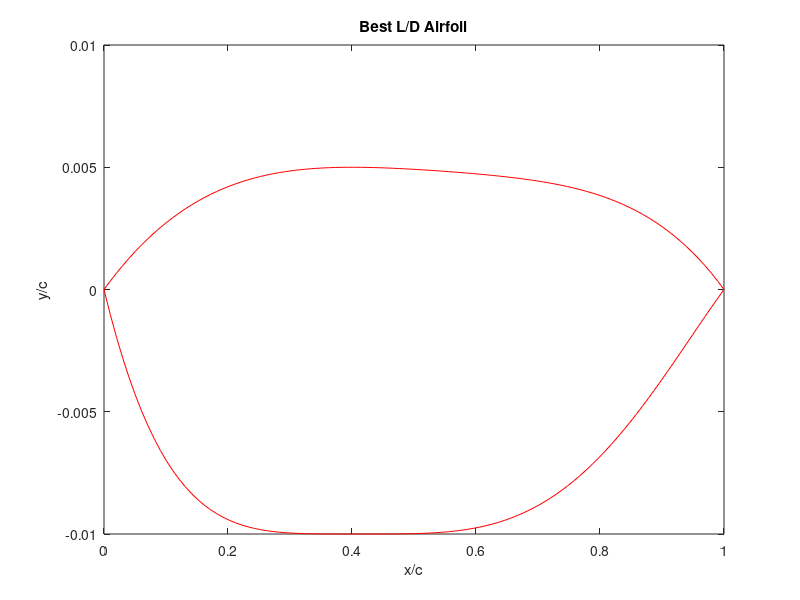
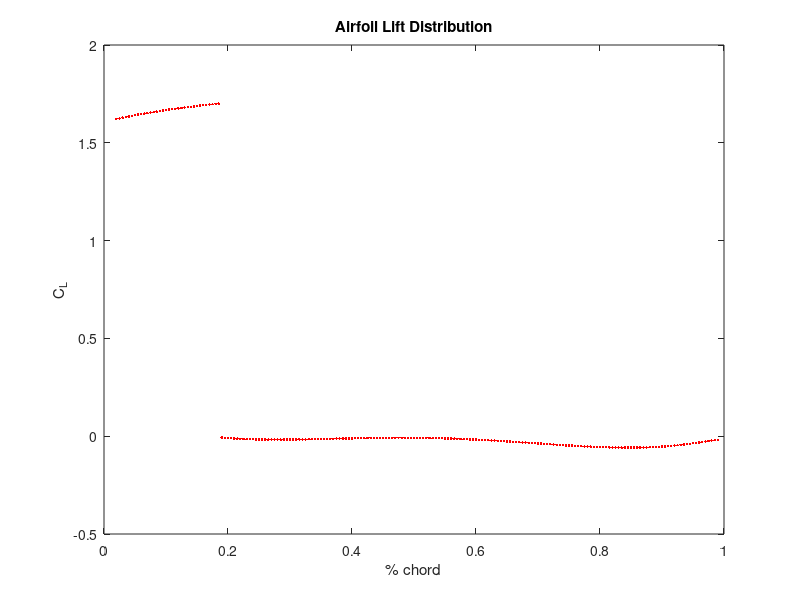

Recreate these plots in MATLAB, in order.
% =============================================================================
% AIRFOIL GEOMETRY + AERODYNAMIC ANALYSIS  (LABELED VERSION)
% =============================================================================
% Purpose:
%   1) Fit polynomial airfoil surfaces from LE radius, crest location, and TE slopes.
%   2) Compute section pressures, lift, and drag (subsonic thin-airfoil +
%      Prandtl-Glauert, or supersonic shock-expansion).
%   3) Sweep crest geometry to maximize L/D.
%   4) Check turbulent separation with Stratford's criterion (s_A vs s_B).
%
% Notes:
%   - Subsonic branch: M < 1.  Supersonic branch: M >= 1.
% =============================================================================

clc
clear
close all

%% ======================== 1. MISSION / FLOW INPUTS ========================
C_L=.1321;                      % 3-D lift coefficient target
sweep=.9599;        % wing sweep [deg then rad]; last value used
e=.8534;                      % Oswald efficiency
AR=1.83;                   % aspect ratio
C_d_0=.0126;                        % profile / parasite Cd
Cd_p_fus=.002;                      % fuselage parasite Cd
i_max=200;                          % chordwise stations for force integration (make sure this ends in a zero)
xx_max=200;                         % stations for thin-airfoil integrals
y=1.4;                              % gamma (ratio of specific heats)
M=2;                  % Freestream Mach; first value used
a_inf=343;                          % Freestream air speed of sound
mu=1.789E-5;                        % Freestream air dynamic viscosity
rho=.3;              % Freestream air density 
T_inf=300;                          % Freestream air temperature
p_inf=.2*101300;                    % Freestream air pressure
Cp=1005;                            % Specific heat of air
c_root=27.66;                       % Root chord length
R=287.05;                           % Gas constant for air
D_f=3.1;                            % Fuselage diameter
b=25.52;                            % Wingspan
%% ======================== 2. AIRFOIL GEOMETRY CONTROLS ========================
%note: the inputs below represent dimensions relative to the chord length (x/c)
r_le = 0.04;                        % Wing leading-edge radius / chord
theta_le_u = 2*pi/180;3*pi/180;     % Upper surface leading edge angle
theta_te_u = -2*pi/180;-2*pi/180;   % Upper surface trailing edge angle
theta_le_l = -6*pi/180;-3*pi/180;   % Lower surface leading edge angle
theta_te_l = 2*pi/180;2*pi/180;     % Lower surface trailing edge angle

x_crest_u_min=0.25;                 %Lower bound best L/D max airfoil thickness x location (upper surface)
x_crest_u_max=0.4;                  %Upper bound best L/D max airfoil thickness x location (upper surface)
y_crest_u_min=0.005;                %Lower bound best L/D max airfoil thickness y location (upper surface) 
y_crest_u_max=.02;                  %Upper bound best L/D max airfoil thickness y location (upper surface)
x_crest_l_min=0.35;                 %Lower bound best L/D max airfoil thickness x location (lower surface)
x_crest_l_max=0.4;                  %Upper bound best L/D max airfoil thickness x location (lower surface)
y_crest_l_min=-0.01;               %Lower bound best L/D max airfoil thickness y location (lower surface)
y_crest_l_max=-.02;                 %Upper bound best L/D max airfoil thickness y location (lower surface)

%% ============================= For loop iteration parameters ======================== %%
N=20;                               % upper and lower surface iteration number for Prandtl-Meyer / shock relations
xxxx_max=15;                        % upper section iteration number for Prandtl-Meyer / shock relations
xxxxx_max=20;                       % lower section iteration number for Prandtl-Meyer / shock relations
xxxxxxx_max=15;                     % lower section iteration number for Prandtl-Meyer / shock relations
pp_max=2;                           % iteration number controlling x_crest_l
nn_max=2;                           % iteration number controlling y_crest_l
p_max=2;                            % iteration number controlling x_crest_u
n_max=2;                            % iteration number controlling y_crest_u


v_inf=1;                            % nondimensional freestream speed
dx=1/i_max;

CL_ww=[0 0.1 0.3 0.4 0.5 0.6 0.8]; %Raymer's method for induced drag
S_ww=[.91 .91 .925 .9275 .935 .935 .915]; %Raymer's method for induced drag

%% ======================== 3. CREST-GEOMETRY SEARCH LOOPS ========================
% Nested brute-force sweep of lower/upper crest (x,y) to maximize L/D.
% Loop order:  pp = x_crest_l , nn = y_crest_l , p = x_crest_u , n = y_crest_u
for pp=2:pp_max+2
x_crest_l=(x_crest_l_max-x_crest_l_min)*(pp-2)/pp_max+x_crest_l_min;    
% x_crest_l = .25;
for nn=2:nn_max+2
% y_crest_u = .005;
y_crest_l=(y_crest_l_max-y_crest_l_min)*(nn-2)/nn_max+y_crest_l_min;
% y_crest_l=-.02;
for p=2:p_max+2
x_crest_u=(x_crest_u_max-x_crest_u_min)*(p-2)/p_max+x_crest_u_min;
% x_crest_u=.4;
for n=2:n_max+2
y_crest_u=(y_crest_u_max-y_crest_u_min)*(n-2)/n_max+y_crest_u_min;
% y_crest_u=.005;


%% ======================== 4. FIT POLYNOMIAL AIRFOIL SURFACES ========================
% Subsonic (M<1):  y = a1*x^(1/2) + a2*x + a3*x^2 + a4*x^3 + a5*x^4
%   a1 = +/-sqrt(2*r_le) enforces leading-edge radius.
%   Remaining coeffs match crest height, crest slope=0, TE height=0, TE slope.
% Supersonic (M>=1):  ordinary polynomial y = a1*x + ... + a5*x^5
%   (no square-root LE term; LE and TE slopes imposed directly).
if M<1

a1_u = sqrt(2*r_le);                % upper-surface LE radius term

% Matrix for unknowns [a2_u a3_u a4_u a5_u a6_u]'
M_u = [x_crest_u^(1), x_crest_u^(2), x_crest_u^(3), x_crest_u^(4);

    1, (2)*x_crest_u^(1), (3)*x_crest_u^(2), (4)*x_crest_u^(3);

    1, 1, 1, 1;
    
    1, 2, 3, 4];

MM_u = [y_crest_u - a1_u*sqrt(x_crest_u); -(1/2)*a1_u*x_crest_u^(-1/2); -a1_u; tan(theta_te_u) - (1/2)*a1_u];

% Solve
A_u = M_u \ MM_u;

a2_u = A_u(1);
a3_u = A_u(2);
a4_u = A_u(3);
a5_u = A_u(4);

% LOWER SURFACE

a1_l = -sqrt(2*r_le);

% Matrix for unknowns [a2_l a3_l a4_l a5_l]'
M_l = [x_crest_l^(1), x_crest_l^(2), x_crest_l^(3), x_crest_l^(4);

1, (2)*x_crest_l^(1), (3)*x_crest_l^(2), (4)*x_crest_l^(3);

1, 1, 1, 1;
    
1, 2, 3, 4];

MM_l = [y_crest_l - a1_l*sqrt(x_crest_l); -(1/2)*a1_l*x_crest_l^(-1/2); -a1_l; tan(theta_te_l) - (1/2)*a1_l];

% Solve
A_l = M_l \ MM_l;

a2_l = A_l(1);
a3_l = A_l(2);
a4_l = A_l(3);
a5_l = A_l(4);

else

% Matrix for unknowns [a2_u a3_u a4_u a5_u a6_u]'
M_u = [x_crest_u^(1), x_crest_u^(2), x_crest_u^(3), x_crest_u^(4), x_crest_u^(5);

1, (2)*x_crest_u^(1), (3)*x_crest_u^(2),(4)*x_crest_u^(3), (5)*x_crest_u^(4);

    1, 1, 1, 1, 1;
    
    1, 2, 3, 4, 5;
    
    1,0,0,0,0];

MM_u = [y_crest_u; 0; 0; tan(theta_te_u); tan(theta_le_u)];

% Solve
A_u = M_u \ MM_u;

a1_u = A_u(1);
a2_u = A_u(2);
a3_u = A_u(3);
a4_u = A_u(4);
a5_u = A_u(5);
% LOWER SURFACE

% Matrix for unknowns [a2_l a3_l a4_l a5_l]'
M_l = [ x_crest_l^(1), x_crest_l^(2), x_crest_l^(3), x_crest_l^(4), x_crest_l^(5);

    1, (2)*x_crest_l^(1), (3)*x_crest_l^(2), (4)*x_crest_l^(3), (5)*x_crest_l^(4);

    1, 1, 1, 1, 1;
    
    1, 2, 3, 4, 5;
    
    1, 0, 0, 0, 0];

MM_l = [ y_crest_l; 0; 0; tan(theta_te_l); tan(theta_le_l)];

% Solve
A_l = M_l \ MM_l;

a1_l = A_l(1);
a2_l = A_l(2);
a3_l = A_l(3);
a4_l = A_l(4);
a5_l = A_l(5);

end
    
%% ======================== 5. CHORDWISE INTEGRATION SETUP ========================
D_u=0;                              % running upper-surface "drag" integral (axial)
D_l=0;
L_u=0;                              % running upper-surface "lift" integral (normal)
L_l=0;
r(1)=0;
dx_i=1/i_max;
ppp=0;
v_n(1)=0;
p_u(1)=p_inf*(1+((y-1)/2)*M^2)^(y/(y-1));
p_u_B(1)=p_inf*(1+((y-1)/2)*M^2)^(y/(y-1));
% p_u_B(1)=p_inf;
Cpp(1)=1;
for i=2:(i_max-.01*i_max)
x_i(i)=1/i_max*(i-1)+.01;
% aoa=(aoa_high-aoa_low)/i_max*(i-2)+aoa_low;

%% ----- 5a. SUBSONIC BRANCH: thin-airfoil theory + Cp -----
if M<1
dx_xx=1/xx_max;
sum_u(1)=0;
sum_l(1)=0;
theta(1)=0;
sum2=0;
sum3=0;
sum4=0;
u(1)=0;
l(1)=0;
sum5(1)=0;
x(1)=0;
for xx=2:xx_max
x(xx)=1/xx_max*(xx-1);
u(xx)=a1_u*x(xx)^(1/2)+a2_u*x(xx)^(1)+a3_u*x(xx)^(2)+a4_u*x(xx)^(3)+a5_u*x(xx)^(4);
s_u(xx)=0.5*a1_u*x(xx).^(-1/2) + 1*a2_u*x(xx).^(0) + 2*a3_u*x(xx).^(1) + 3*a4_u*x(xx).^(2) + 4*a5_u*x(xx).^(3);
l(xx)=a1_l*x(xx).^(1/2)+a2_l*x(xx).^(1)+a3_l*x(xx).^(2)+a4_l*x(xx).^(3)+a5_l*x(xx).^(4);
s_l(xx)=0.5*a1_l*x(xx).^(-1/2)+1*a2_l*x(xx)^(0)+2*a3_l*x(xx)^(1)+3*a4_l*x(xx)^(2)+4*a5_l*x(xx)^(3);
s_camber(xx)=((u(xx)+l(xx))/2-(u(xx-1)+l(xx-1))/2)/dx_xx;
s_camber(xx) = 0.5*(s_u(xx) + s_l(xx));

theta(xx)=acos(1-2*x(xx));
d_theta=(theta(xx)-theta(xx-1));

dy2=s_camber(xx)*d_theta;
sum2=dy2+sum2;
dy3=s_camber(xx)*cos(theta(xx))*d_theta;
sum3=dy3+sum3;
dy4=s_camber(xx)*cos(2*theta(xx))*d_theta;
sum4=dy4+sum4;

% Thin-airfoil Fourier coefficients from camber-line slope
A1=2/pi*sum3;
A2=2/pi*sum4;
aoa_L0=1/pi*sum2-A1/2;              % zero-lift angle
L_s_2d = 4/(1-M^2)^0.5;             % 2-D lift slope with Prandtl-Glauert
L_s_3d=L_s_2d/(1+L_s_2d/(pi*AR*e)); % 3-D lift slope
aoa=C_L/L_s_3d+aoa_L0;              % geometric AoA needed for target CL
A0=aoa-1/pi*sum2;
A0=C_L/L_s_3d-A1/2;                 % A0 overwritten to match target CL

if xx<xx_max
x_q(xx)=x(xx);
s_u_q(xx)=0.5*a1_u*x_q(xx).^(-1/2) + 1*a2_u*x_q(xx).^(0) + 2*a3_u*x_q(xx).^(1) + 3*a4_u*x_q(xx).^(2) + 4*a5_u*x_q(xx).^(3);
s_l_q(xx)=0.5*a1_l*x_q(xx).^(-1/2)+1*a2_l*x_q(xx)^(0)+2*a3_l*x_q(xx)^(1)+3*a4_l*x_q(xx)^(2)+4*a5_l*x_q(xx)^(3);
s_camber_q(xx) = 0.5*(s_u_q(xx) + s_l_q(xx));

s_t_u(xx)=(s_u_q(xx)-s_camber_q(xx));
q_u(xx)=v_inf*s_t_u(xx);

if x_i(i)==x_q(xx)
dsum5(xx)=0;
else
dsum5(xx)=(q_u(xx)/(x_i(i)-x_q(xx)))*dx_xx;
end

sum5(xx)=dsum5(xx)+sum5(xx-1);
end

end

uu(i)=a1_u*x_i(i)^(1/2)+a2_u*x_i(i)^(1)+a3_u*x_i(i)^(2)+a4_u*x_i(i)^(3)+a5_u*x_i(i)^(4);
ll(i)=a1_l*x_i(i).^(1/2)+a2_l*x_i(i).^(1)+a3_l*x_i(i).^(2)+a4_l*x_i(i).^(3)+a5_l*x_i(i).^(4);
s_u(i)=0.5*a1_u*x_i(i).^(-1/2) + 1*a2_u*x_i(i).^(0) + 2*a3_u*x_i(i).^(1) + 3*a4_u*x_i(i).^(2) + 4*a5_u*x_i(i).^(3);
s_l(i)=0.5*a1_l*x_i(i).^(-1/2)+1*a2_l*x_i(i)^(0)+2*a3_l*x_i(i)^(1)+3*a4_l*x_i(i)^(2)+4*a5_l*x_i(i)^(3);
s_camber_i(i) = 0.5*(s_u(i) + s_l(i));

theta_B(i)=acos(1-2*x_i(i));
% Vortex-sheet strength (thin-airfoil theory)
gamma = 2*v_inf*( A0*(1+cos(theta_B(i)))/sin(theta_B(i)) + A1*sin(theta_B(i)) + A2*sin(2*theta_B(i)) );
v_u(i)=v_inf+gamma/2;               % upper-surface edge speed

gamma_air = y;                      % 1.4
V_ratio_u = v_u(i) / v_inf;
T_ratio_u = 1 + 0.5*(gamma_air-1)*M^2*(1 - V_ratio_u^2);

% Vacuum / max-speed limiter (T cannot go negative)
if T_ratio_u < 1e-8
    T_ratio_u = 1e-8;
end

p_ratio_u = T_ratio_u^(gamma_air/(gamma_air-1));
Cp_u(i) = (2/(gamma_air*M^2)) * (p_ratio_u - 1);
Re_x=rho*M*a_inf*x_i(i)*c_root/mu;
slope(i)=s_u(i)-aoa;
Cp_u_min_0=1-(1+aoa/(2*r_le)^.5)^2;
Cp_u_min_0=1-(4*aoa^2/(r_le+aoa^2));
Cp_u_min=Cp_u_min_0/(1-M^2)^.5;

T_0 = T_inf*(1+(y-1)/2*M^2);
V_max_B = sqrt(2*Cp*T_0);
Cp_u_min_limit = 1-(V_max_B/(M*a_inf))^2;

aff=4*r_le;

if Cp_u_min>Cp_u(i) && Cp_u_min<0 && x_i(i)<.04
Cp_u(i)=Cp_u_min;
end

Cd_u_B=1;.03667;
theta_C=atan(s_u(i))-aoa;
Cp_u_3(i)=2*(sin(theta_C))*abs(sin(theta_C));
Cp_u_3(i)=2*(sin(theta_C))/(1-M^2)^.5;
p0 = p_inf*(1+(y-1)/2*M^2)^(y/(y-1));
Cp_u_3(i)=(p0-p_inf)*sin(theta_C)/(.5*y*p_inf*M^2);
p_u_C(i)=(Cp_u_3(i)+p_inf/(.5*rho*(M*a_inf)^2))*(.5*rho*(M*a_inf)^2);

dD_u(i)=(Cp_u(i))*s_u(i)*dx;
dL_u(i)=-(Cp_u(i))*dx;
D_u=dD_u(i)+D_u;
L_u=dL_u(i)+L_u;
r(i)=(L_u)/(D_u);

v_l(i)=v_inf-gamma/2;

theta_D=atan(-s_l(i))+aoa;
p0 = p_inf*(1+(y-1)/2*M^2)^(y/(y-1));
Cp_l_3(i)=(p0-p_inf)*sin(theta_D)/(.5*y*p_inf*M^2);
p_u_D(i)=(Cp_l_3(i)+p_inf/(.5*rho*(M*a_inf)^2))*(.5*rho*(M*a_inf)^2);

V_ratio_l = v_l(i) / v_inf;
T_ratio_l = 1 + 0.5*(gamma_air-1)*M^2*(1 - V_ratio_l^2);
if T_ratio_l < 1e-8
    T_ratio_l = 1e-8;
end
p_ratio_l = T_ratio_l^(gamma_air/(gamma_air-1));
Cp_l(i) = (2/(gamma_air*M^2)) * (p_ratio_l - 1);
dD_l(i)=-Cp_l(i)*s_l(i)*dx;
dL_l(i)=Cp_l(i)*dx;
D_l=dD_l(i)+D_l;
L_l=dL_l(i)+L_l;
r_l(i)=(L_l)/(D_l);

D_u_true(i)=(L_u)*sin(aoa)+(D_u)*cos(aoa);
L_u_true(i)=(L_u)*cos(aoa)-(D_u)*sin(aoa);
r_u_true(i)=L_u_true(i)/D_u_true(i);
D_l_true(i)=(L_l)*sin(aoa)+(D_l)*cos(aoa);
L_l_true(i)=(L_l)*cos(aoa)-(D_l)*sin(aoa);
C_l(i)=(L_u_true(i)+L_l_true(i));

if M<1
beta=(1-M^2)^.5;
else
beta=(M^2-1)^.5;
end

if M<1
C_l_alpha=2*pi/beta;
eta_s = C_l_alpha/(2*pi/beta);
F = 1.07*(1 + D_f/b)^2;
C_L_alpha = (2*pi*AR) / (2 + sqrt(4 + (AR^2*beta^2/eta_s^2) * (1 + tan(sweep)^2/beta^2))) * F; %Raymer
else
C_L_alpha=4/beta;
end


K0=1/C_L_alpha;

if M>=1
K100=1/(pi*AR);
else
K100=1/(pi*AR*e);
end

lowerIdxcl = find(C_L >= CL_ww, 1, 'last');
if lowerIdxcl == length(CL_ww)
upperIdxcl = lowerIdxcl;
else
upperIdxcl = lowerIdxcl+1;
end

CL_ww_1=CL_ww(lowerIdxcl);
CL_ww_2=CL_ww(upperIdxcl);
S_ww_1=S_ww(lowerIdxcl);
S_ww_2=S_ww(upperIdxcl);
C_ww=-(S_ww_2-S_ww_1)/(CL_ww_2-CL_ww_1)*CL_ww_1+S_ww_1;
S_ww_t=(S_ww_2-S_ww_1)/(CL_ww_2-CL_ww_1)*C_L+C_ww;

if lowerIdxcl==length(CL_ww)
    S_ww_t=S_ww_2;
elseif upperIdxcl==1
    S_ww_t=S_ww_1;
end

K=S_ww_t*K100+(1-S_ww_t)*K0; %Raymer

c_d_i=K*C_L^2;


Cd_i=C_L^2/(pi*AR*e);
Cd_p=C_d_0;
r_i(i)=(L_u_true(i)+L_l_true(i))/(D_u_true(i)+D_l_true(i)+c_d_i+C_d_0);

p_u(i)=(Cp_u(i)+p_inf/(.5*y*p_inf*(M)^2))*(.5*y*p_inf*(M)^2);
p_min(i)=(Cp_u(i)+Cp_u_3(i)+p_inf/(.5*rho*(M*a_inf)^2))*(.5*rho*(M*a_inf)^2);  
p_u_ii(i)=p_u(i)+(p_u_C(i)-p_inf);
p_u_iii(i)=p_u(i);
% p_min_min(i)=min(p_u_ii(2:end));
p_min_min(i)=min(p_u(2:end));
Cp_min(i)=min(Cp_u+Cp_u_3);

% --- Local Mach number ---
M_local = sqrt((2/(y-1)) * ((1 + ((y-1)/2)*M^2) * ((y*M^2/2)*Cp_u(i) + 1)^(-(y-1)/y) - 1 ) );
% --- Local temperature from isentropic relation ---
T_local = T_inf *(1 + ((y-1)/2)*M^2) / (1 + ((y-1)/2)*M_local^2);
% --- Local speed of sound ---
a_local = sqrt(y*R*T_local);
% --- Local velocity ---
V_local(i) = M_local*a_local;
% --- freestream speed of sound ---
a = sqrt(y*R*T_inf);
% --- Freestream velocity ---
V_inf = M*a;

if p_u_iii(i)==p_min_min(i)
iii=i;
sum6(iii-1)=0;
end

if i<=iii
dsum6(i)=(V_local(i)/V_local(iii))^3*c_root*dx;
sum6(i)=dsum6(i)+sum6(i-1);
else
x_p(i)=sum6(iii)+(x_i(i)-x_i(iii))*c_root;
Re_p=V_local(iii)*x_p(i)/mu;
Cpp(i)=1-(V_local(i)/V_local(iii))^2;
dCpp(i)=Cpp(i)-Cpp(i-1);
if dCpp(i)<0
   dCpp(i)=0;
end
s_A(i)=Cpp(i)*(x_p(i)*dCpp(i)/(c_root*dx))^.5;
s_B(i)=.39*(Re_p/10^6)^.1;
end

else
    
    
%% ----- 5b. SUPERSONIC BRANCH: shock-expansion marching -----
L_s_2d=4/(M^2-1)^.5;                % Ackeret 2-D lift slope
L_s_3d=L_s_2d;
aoa=C_L/L_s_3d;
M_n=M*cos(sweep);   

uu(i)=a1_u*x_i(i)^(1)+a2_u*x_i(i)^(2)+a3_u*x_i(i)^(3)+a4_u*x_i(i)^(4)+a5_u*x_i(i)^(5);
ll(i)=a1_l*x_i(i).^(1)+a2_l*x_i(i).^(2)+a3_l*x_i(i).^(3)+a4_l*x_i(i).^(4)+a5_l*x_i(i).^(5);
s_u(i)=a1_u + 2*a2_u*x_i(i).^(1) + 3*a3_u*x_i(i).^(2) + 4*a4_u*x_i(i)^(3) + 5*a5_u*x_i(i).^(4);
s_l(i)=a1_l+2*a2_l*x_i(i)^(1)+3*a3_l*x_i(i)^(2)+4*a4_l*x_i(i)^(3)+5*a5_l*x_i(i)^(4);

Bi=45;
M1=M;
beta_low=asin(1/M);
beta_high=pi/2;                     % shock-angle search bounds

ct=dx_i;
if i==2

if theta_le_u-aoa>0

beta_sh_u=(beta_low+beta_high)/2;
for xxxx=2:xxxx_max

% Oblique-shock theta-beta-M relation (upper LE)
wing_angle_u=atan(2*cot(beta_sh_u)*(M_n^2*(sin(beta_sh_u))^2-1)/(M_n^2*(y+cos(2*beta_sh_u))+2));

if wing_angle_u<(theta_le_u-aoa)
    beta_sh_u=beta_sh_u+(beta_high-beta_low)/2^xxxx;
else
    beta_sh_u=beta_sh_u-(beta_high-beta_low)/2^xxxx;
end

end

Mn1u = M_n*sin(beta_sh_u);
Mn2u = sqrt((1+((y-1)/2)*Mn1u^2) / (y*Mn1u^2-(y-1)/2));
M2u = Mn2u/sin(beta_sh_u-(theta_le_u-aoa));
M2u = Mn2u/cos(pi/2-beta_sh_u-aoa+theta_le_u);
vM2=((atan((((M2u^2)-1)*((y-1)/(y+1)))^0.5)*(((y+1)/(y-1))^0.5))-(atan(((M2u^2)-1)^0.5)));

else
        
theta_A=theta_le_u-aoa; 
vM1=((atan((((M_n^2)-1)*((y-1)/(y+1)))^0.5)*(((y+1)/(y-1))^0.5))-(atan(((M_n^2)-1)^0.5)));
vM2(i)=-theta_A+vM1;
M2u=2*M/2; % M3 initial condition set to a very high value
M2f=2*M; % fixed M3 initial condition reduced in the for loop

for iiiiii = 2:N
    
    vM2i(i)=((atan((((M2u^2)-1)*((y-1)/(y+1)))^0.5)*(((y+1)/(y-1))^0.5))-(atan(((M2u^2)-1)^0.5)));
    
    if vM2i(i)>vM2(i)
        M2u=M2u-(M2f/(2^iiiiii));
    else
        M2u=M2u+(M2f/(2^iiiiii));
    end
   
end

M2u=M2u;

vM2=((atan((((M2u^2)-1)*((y-1)/(y+1)))^0.5)*(((y+1)/(y-1))^0.5))-(atan(((M2u^2)-1)^0.5)));

end
    
T01= T_inf*(1+(y-1)/2*M^2);
p01dp1u=(((y-1)/2)*(M^2)+1)^(y/(y-1));
p02dp2u=(((y-1)/2)*(M2u^2)+1)^(y/(y-1));

if theta_le_u-aoa>0
Mn1u = M_n*sin(beta_sh_u);
p02dp01 = (((y+1)*Mn1u^2)/((y-1)*Mn1u^2+2))^(y/(y-1))*((y+1)/(2*y*Mn1u^2-(y-1)))^(1/(y-1));
else
p02dp01=1;
end

p02 = p02dp01*p01dp1u;
p2u(i)=p02dp01/p02dp2u*p01dp1u;

Cpu1=(p2u(i)-1)/(.5*y*(M1^2));
Cnu1=-Cpu1*ct;
Cau1=Cpu1*s_u(2)*ct;

else

p3u(2)=p2u(2);
M3(2)=M2u;

% top right surface
theta_1=atan(s_u(i-1));
theta_2=atan(s_u(i));
theta_u(i)=theta_2-theta_1;

if theta_u(i)>0   
beta_sh_u_3=(beta_low+beta_high)/2;
for xxxx=2:xxxx_max

% --- Oblique-shock theta-beta-M relation ---
wing_angle_3_u=atan(2*cot(beta_sh_u_3)*(M3(i-1)^2*(sin(beta_sh_u_3))^2-1)/(M3(i-1)^2*(y+cos(2*beta_sh_u_3))+2));

if wing_angle_3_u<theta_u(i)
    beta_sh_u_3=beta_sh_u_3+(beta_high-beta_low)/2^xxxx;
else
    beta_sh_u_3=beta_sh_u_3-(beta_high-beta_low)/2^xxxx;
end

end

Mn2u3 = M3(i-1)*sin(beta_sh_u_3);
Mn3u = sqrt((1+((y-1)/2)*Mn2u3^2) / (y*Mn2u3^2-(y-1)/2));
M3(i) = Mn2u3/cos(pi/2-beta_sh_u_3+theta_u(i));
vM3(i)=((atan((((M3(i)^2)-1)*((y-1)/(y+1)))^0.5)*(((y+1)/(y-1))^0.5))-(atan(((M3(i)^2)-1)^0.5)));
p02dp2u3(i)=(((y-1)/2)*(M3(i-1)^2)+1)^(y/(y-1));
p03dp3u(i)=(((y-1)/2)*(M3(i)^2)+1)^(y/(y-1));
p02dp01 = (((y+1)*Mn2u3^2)/((y-1)*Mn2u3^2+2))^(y/(y-1))*((y+1)/(2*y*Mn2u3^2-(y-1)))^(1/(y-1));
p03(i) = p02dp01*p02dp2u3(i);
% p3u(i)=p03(i)/p03dp3u;
p02dp01u3(i) = (((y+1)*Mn2u3^2)/((y-1)*Mn2u3^2+2))^(y/(y-1))*((y+1)/(2*y*Mn2u3^2-(y-1)))^(1/(y-1));
p3u(i) = p02dp01u3(i)/p03dp3u(i)*p02dp2u3(i)*p3u(i-1);
p03(i)=p03dp3u(i)*p3u(i);
       
else
      
p03(2)=p02;    
vM3(2)=vM2;
vM3(i)=-theta_u(i)+vM3(i-1);
M3i=2*M1/2; % M3 initial condition set to a very high value
M3f=2*M1; % fixed M3 initial condition reduced in the for loop

for iiiiii = 2:N
    
    vM3i(i)=((atan((((M3i^2)-1)*((y-1)/(y+1)))^0.5)*(((y+1)/(y-1))^0.5))-...
        (atan(((M3i^2)-1)^0.5)));
    
    if vM3i(i)>vM3(i)
        M3i=M3i-(M3f/(2^iiiiii));
    else
        M3i=M3i+(M3f/(2^iiiiii));
    end
   
end

M3(i)=M3i;

p01dp1u=(((y-1)/2)*(M1^2)+1)^(y/(y-1));
p03dp3u=(((y-1)/2)*(M3(i)^2)+1)^(y/(y-1));
p03(i)=p03(i-1);
p3u(i)=p03(i)/p03dp3u;

end

Cpu2(i)=(p3u(i)-1)/(.5*y*(M1^2));
Cnu2(i)=-Cpu2(i)*ct;
Cau2(i)=Cpu2(i)*s_u(i)*ct;

end

ct=dx_i;

if i==2

if -theta_le_l+aoa>0    
beta_sh_l=(beta_low+beta_high)/2;
for xxxxx=2:xxxxx_max

% --- Oblique-shock theta-beta-M relation ---
wing_angle_l=atan(2*cot(beta_sh_l)*(M_n^2*(sin(beta_sh_l))^2-1)/(M_n^2*(y+cos(2*beta_sh_l))+2));

if wing_angle_l<(-theta_le_l+aoa)
    beta_sh_l=beta_sh_l+(beta_high-beta_low)/2^xxxxx;
else
    beta_sh_l=beta_sh_l-(beta_high-beta_low)/2^xxxxx;
end

end

Mn1l = M_n*sin(beta_sh_l);
Mn2l = sqrt((1+((y-1)/2)*Mn1l^2) / (y*Mn1l^2-(y-1)/2));
M2l = Mn2l/sin(beta_sh_l-(-theta_le_l+aoa));
M2l = Mn2l/cos(pi/2-beta_sh_l+aoa-theta_le_l);
vM2l=((atan((((M2l^2)-1)*((y-1)/(y+1)))^0.5)*(((y+1)/(y-1))^0.5))-(atan(((M2l^2)-1)^0.5)));

else

theta_Al=-theta_le_l+aoa; 
vM1l=((atan((((M_n^2)-1)*((y-1)/(y+1)))^0.5)*(((y+1)/(y-1))^0.5))-(atan(((M_n^2)-1)^0.5)));
vM2l(i)=-theta_Al+vM1l;      
M2l=2*M/2; % M3 initial condition set to a very high value
M2f=2*M; % fixed M3 initial condition reduced in the for loop

for iiiiii = 2:N   
    vM2il(i)=((atan((((M2l^2)-1)*((y-1)/(y+1)))^0.5)*(((y+1)/(y-1))^0.5))-(atan(((M2l^2)-1)^0.5)));  
    if vM2il(i)>vM2l(i)
        M2l=M2l-(M2f/(2^iiiiii));
    else
        M2l=M2l+(M2f/(2^iiiiii));
    end   
end

M2l=M2l;

vM2l=((atan((((M2l^2)-1)*((y-1)/(y+1)))^0.5)*(((y+1)/(y-1))^0.5))-(atan(((M2l^2)-1)^0.5)));
end

T01= T_inf*(1+(y-1)/2*M^2);
p01dp1l=(((y-1)/2)*(M^2)+1)^(y/(y-1));
p02dp2l=(((y-1)/2)*(M2l^2)+1)^(y/(y-1));

if -theta_le_l+aoa>0
Mn1l = M_n*sin(beta_sh_l);
p02dp01l = (((y+1)*Mn1l^2)/((y-1)*Mn1l^2+2))^(y/(y-1))*((y+1)/(2*y*Mn1l^2-(y-1)))^(1/(y-1));
else
p02dp01l=1;
end

p02l = p02dp01l*p01dp1l;
p2l(i)=p02dp01l/p02dp2l*p01dp1l;

Cpl1=(p2l(i)-1)/(.5*y*(M1^2));
Cnl1=Cpl1*ct;
Cal1=-Cpl1*s_l(2)*ct;

else

p3l(2)=p2l(2);
M3l(2)=M2l;       
theta_1_l(i)=atan(s_l(i-1));
theta_2_l(i)=atan(s_l(i));
theta_l(i)=theta_2_l(i)-theta_1_l(i);   
       
if theta_l(i)<0   
beta_sh_l_3=(beta_low+beta_high)/2;
for xxxxxxx=2:xxxxxxx_max

% --- Oblique-shock theta-beta-M relation ---
wing_angle_3_l(i)=atan(2*cot(beta_sh_l_3)*(M3l(i-1)^2*(sin(beta_sh_l_3))^2-1)/(M3l(i-1)^2*(y+cos(2*beta_sh_l_3))+2));

if wing_angle_3_l(i)<-theta_l(i)
    beta_sh_l_3=beta_sh_l_3+(beta_high-beta_low)/2^xxxxxxx;
else
    beta_sh_l_3=beta_sh_l_3-(beta_high-beta_low)/2^xxxxxxx;
end

end

beta_sh_l_3_i(i)=beta_sh_l_3;

Mn2l3(i) = M3l(i-1)*sin(beta_sh_l_3);
Mn3l = sqrt((1+((y-1)/2)*Mn2l3(i)^2) / (y*Mn2l3(i)^2-(y-1)/2));
M3l(i) = Mn2l3(i)/cos(pi/2-beta_sh_l_3-theta_l(i));
vM3l(i)=((atan((((M3l(i)^2)-1)*((y-1)/(y+1)))^0.5)*(((y+1)/(y-1))^0.5))-(atan(((M3l(i)^2)-1)^0.5)));
% Mn3u = sqrt((1+((y-1)/2)*Mn2l3^2) / (y*Mn2l3^2-(y-1)/2));
p02dp2l3(i)=(((y-1)/2)*(M3l(i-1)^2)+1)^(y/(y-1));
p03dp3l(i)=(((y-1)/2)*(M3l(i)^2)+1)^(y/(y-1));
p02dp01l3(i) = (((y+1)*Mn2l3(i)^2)/((y-1)*Mn2l3(i)^2+2))^(y/(y-1))*((y+1)/(2*y*Mn2l3(i)^2-(y-1)))^(1/(y-1));
p03l(i) = p02dp01l3(i)*p02dp2l3(i);
% p03l(i) = p02dp01l3(i)/p03dp3l(i);
% p3l(i)=p03l(i)/p03dp3l(i);
p3l(i)=p03l(i)/p03dp3l(i);
p3l(i) = p02dp01l3(i)/p03dp3l(i)*p02dp2l3(i)*p3l(i-1);
p03l(i)=p03dp3l(i)*p3l(i);
   
else    
    
vM3l(2)=vM2l;
vM3l(i)=theta_l(i)+vM3l(i-1);
M3i=10*M1/2; % M3 initial condition set to a very high value
M3f=10*M1; % fixed M3 initial condition reduced in the for loop


for iiiiii = 2:N
    
    vM3il(i)=((atan((((M3i^2)-1)*((y-1)/(y+1)))^0.5)*(((y+1)/(y-1))^0.5))-...
        (atan(((M3i^2)-1)^0.5)));
    
    if vM3il(i)>vM3l(i)
        M3i=M3i-(M3f/(2^iiiiii));
    else
        M3i=M3i+(M3f/(2^iiiiii));
    end
    
end

M3l(i)=M3i;
p03dp3l(i)=(((y-1)/2)*(M3l(i)^2)+1)^(y/(y-1));
p3l(i)=p02l/p03dp3l(i);

end

Cpl2(i)=(p3l(i)-1)/(.5*y*(M1^2));
Cnl2(i)=Cpl2(i)*ct;
Cal2(i)=-Cpl2(i)*s_l(i)*ct;

Cn_B(1)=Cnu1+Cnl1;
Ca_B(1)=Cau1+Cal1;

Cn_B(i)=Cnu2(i)+Cnl2(i);
Ca_B(i)=Cau2(i)+Cal2(i);

Cl_B(i)=(Cn_B(i)*cos(aoa))-(Ca_B(i)*sin(aoa));
Cd_B(i)=(Cn_B(i)*sin(aoa))+(Ca_B(i)*cos(aoa));

end

% Integrate normal/axial force coefficients over the airfoil and rotate to lift/drag
if i>=i_max-2

Cn=Cnu1+sum(Cnu2)+Cnl1+sum(Cnl2);   % normal-force coefficient
Ca=Cau1+sum(Cau2)+Cal1+sum(Cal2);   % axial-force coefficient

Cl(i)=(Cn*cos(aoa))-(Ca*sin(aoa));
Cl(i)=C_L;
Cd=(Cn*sin(aoa))+(Ca*cos(aoa));


if M<1
beta=(1-M^2)^.5;
else
beta=(M^2-1)^.5;
end

if M<1
C_L_alpha = (2*pi*AR) / (2 + sqrt(4 + (AR^2*beta^2/eta_s^2) * (1 + tan(sweep)^2/beta^2))) * F; %Raymer
else
C_L_alpha=4/beta;
end


K0=1/C_L_alpha;

if M>=1
K100=1/(pi*AR);
else
K100=(pi*AR*e);
end

lowerIdxcl = find(C_L >= CL_ww, 1, 'last');
if lowerIdxcl == length(CL_ww)
upperIdxcl = lowerIdxcl;
else
upperIdxcl = lowerIdxcl+1;
end

CL_ww_1=CL_ww(lowerIdxcl);
CL_ww_2=CL_ww(upperIdxcl);
S_ww_1=S_ww(lowerIdxcl);
S_ww_2=S_ww(upperIdxcl);
C_ww=-(S_ww_2-S_ww_1)/(CL_ww_2-CL_ww_1)*CL_ww_1+S_ww_1;
S_ww_t=(S_ww_2-S_ww_1)/(CL_ww_2-CL_ww_1)*C_L+C_ww;

if lowerIdxcl==length(CL_ww)
    S_ww_t=S_ww_2;
elseif upperIdxcl==1
    S_ww_t=S_ww_1;
end

K=S_ww_t*K100+(1-S_ww_t)*K0; %Raymer

c_d_i=K*C_L^2;

% Cd_p_fus=.008;

% M_n=M*cos(sweep);
% 
% if M_n >= 1
%     C_d_wave_wing_i = (C_L^2/4)*sqrt(M_n^2 - 1); %Derived and rearranged based on equations from wikipedia and Ackeret theory
%     C_d_wave_wing_i_max=(C_L_max_W^2/4)*sqrt(M_n^2 - 1);
% else
%     C_d_wave_wing_i = 0;    % do not use Ackeret
%     C_d_wave_wing_i_max=0;
% end

Cd_t=C_d_0+c_d_i+Cd;

r_i(i)=Cl(i)/Cd_t;

end

end

end

%% ======================== 6. TRACK BEST L/D GEOMETRY ========================
r_j(n)=r_i(i);                      % L/D for this crest combination
r_j_max=max(r_j(2:end));

if r_j(n)==r_j_max
    r_le_j=r_le;
    x_crest_u_j=x_crest_u;
    y_crest_u_j=y_crest_u;
    x_crest_l_j=x_crest_l;
    y_crest_l_j=y_crest_l;
    aoa_j=aoa;
    a1_u_j=a1_u;
    a1_l_j=a1_l;
    a2_u_j=a2_u;
    a2_l_j=a2_l;
    a3_u_j=a3_u;
    a3_l_j=a3_l;
    a4_u_j=a4_u;
    a4_l_j=a4_l;
    a5_u_j=a5_u;
    a5_l_j=a5_l;
    if M<1
    s_A_j=s_A;
    s_B_j=s_B;
    Cl_j=dL_u;
    else
    Cl_j=Cl_B;
    end
end
    

end

r_k(p)=r_j_max;
r_k_max=max(r_k(2:end));

if r_k(p)==r_k_max
    r_le_k=r_le_j;
    x_crest_u_k=x_crest_u_j;
    y_crest_u_k=y_crest_u_j;
    x_crest_l_k=x_crest_l_j;
    y_crest_l_k=y_crest_l_j;
    aoa_k=aoa_j;
    a1_u_k=a1_u_j;
    a1_l_k=a1_l_j;
    a2_u_k=a2_u_j;
    a2_l_k=a2_l_j;
    a3_u_k=a3_u_j;
    a3_l_k=a3_l_j;
    a4_u_k=a4_u_j;
    a4_l_k=a4_l_j;
    a5_u_k=a5_u_j;
    a5_l_k=a5_l_j;
    Cl_k=Cl_j;
    if M<1
    s_A_k=s_A_j;
    s_B_k=s_B_j;
    end
end

end

r_n(nn)=r_k_max;
r_n_max=max(r_n(2:end));

if r_n(nn)==r_n_max
    r_le_n=r_le_k;
    x_crest_u_nn=x_crest_u_k;
    y_crest_u_nn=y_crest_u_k;
    x_crest_l_nn=x_crest_l_k;
    y_crest_l_nn=y_crest_l_k;
    aoa_n=aoa_k;
    a1_u_nn=a1_u_k;
    a1_l_nn=a1_l_k;
    a2_u_nn=a2_u_k;
    a2_l_nn=a2_l_k;
    a3_u_nn=a3_u_k;
    a3_l_nn=a3_l_k;
    a4_u_nn=a4_u_k;
    a4_l_nn=a4_l_k;
    a5_u_nn=a5_u_k;
    a5_l_nn=a5_l_k;
    Cl_nn=Cl_k;
    if M<1
    s_A_nn=s_A_k;
    s_B_nn=s_B_k;
    end
end

end

r_p(pp)=r_n_max;
r_p_max=max(r_p(2:end));

if r_p(pp)==r_p_max
    r_le_p=r_le_n;
    x_crest_u_p=x_crest_u_nn;
    y_crest_u_p=y_crest_u_nn;
    x_crest_l_p=x_crest_l_nn;
    y_crest_l_p=y_crest_l_nn;
    aoa_p=aoa_n;
    a1_u_pp=a1_u_nn;
    a1_l_pp=a1_l_nn;
    a2_u_pp=a2_u_nn;
    a2_l_pp=a2_l_nn;
    a3_u_pp=a3_u_nn;
    a3_l_pp=a3_l_nn;
    a4_u_pp=a4_u_nn;
    a4_l_pp=a4_l_nn;
    a5_u_pp=a5_u_nn;
    a5_l_pp=a5_l_nn;
    Cl_pp=Cl_nn;
    if M<1
    s_A_pp=s_A_nn;
    s_B_pp=s_B_nn;
    end
end

end

%% ======================== 7. STRATFORD RESULT + FINAL GEOMETRY ========================
if M<1
    
diff_s=s_A_pp-s_B_pp;               % LHS - RHS of Stratford criterion
max_diff_s=max(real(diff_s(iii:end)));  % only check aft of upper crest

if max_diff_s>0
    fprintf('flow separation\n')    % s_A > s_B  =>  recovery too steep
else
    fprintf('no flow separation\n')
end

end

aoa_final=aoa_p;

r_final=r_p_max;

fprintf('aoa=%f\nx_crest_u=%f\ny_crest_u=%f\n',aoa_final,x_crest_u_p,y_crest_u_p)

fprintf('x_crest_l=%f\ny_crest_l=%f\nL/D=%f\n',x_crest_l_p,y_crest_l_p,r_final)

if M<1
x=linspace(0,1,100);
u_final=a1_u_pp*x.^(1/2)+a2_u_pp*x.^(1)+a3_u_pp*x.^(2)+a4_u_pp*x.^(3)+a5_u_pp*x.^(4);
l_final=a1_l_pp*x.^(1/2)+a2_l_pp*x.^(1)+a3_l_pp*x.^(2)+a4_l_pp*x.^(3)+a5_l_pp*x.^(4);
else
x=linspace(0,1,100);
u_final=a1_u_pp*x.^(1)+a2_u_pp*x.^(2)+a3_u_pp*x.^(3)+a4_u_pp*x.^(4)+a5_u_pp*x.^(5);
l_final=a1_l_pp*x.^(1)+a2_l_pp*x.^(2)+a3_l_pp*x.^(3)+a4_l_pp*x.^(4)+a5_l_pp*x.^(5);
end

plot(x,u_final,'-r')
hold on
plot(x,l_final,'-r')
xlabel('x/c')
ylabel('y/c')
title('Best L/D Airfoil')

figure(2)
plot(x_i(3:end-1),Cl_pp(3:end-1)*i_max,'.r')
xlabel('% chord')
ylabel('C_L')
title('Airfoil Lift Distribution')
